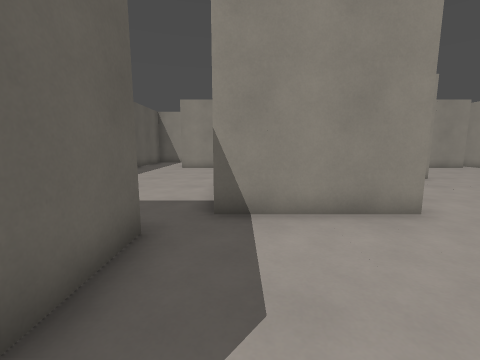
View 1 (above)

24 first-person views from a walk through a Godot game level. The camera is 1.3 m above the floor, tilts 8° down and sees 90° across. The floor is counted in squares, 1 m on a side. Each view is taken from the middle of a square. On the plan, view 1 faces up. The plan holds only what a view shows up to about 12 squares ahead; the rest is blank. Surface patterns are stand-ins for the level's own textures.

View 2
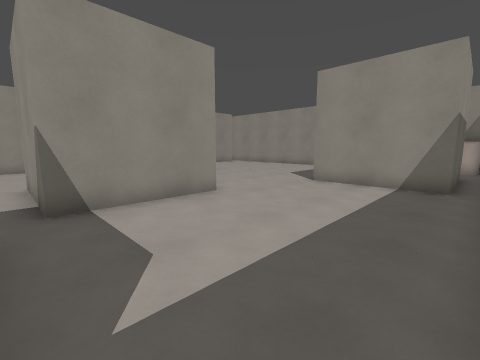

View 3
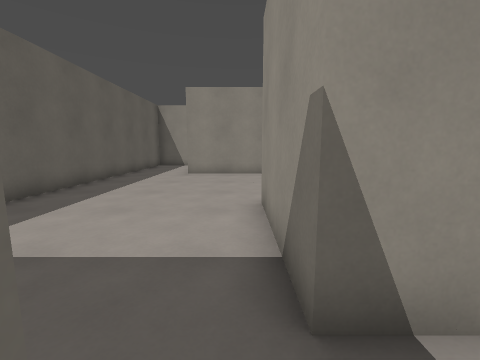

View 4
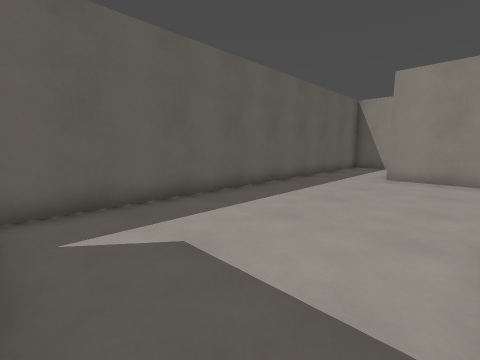

View 5
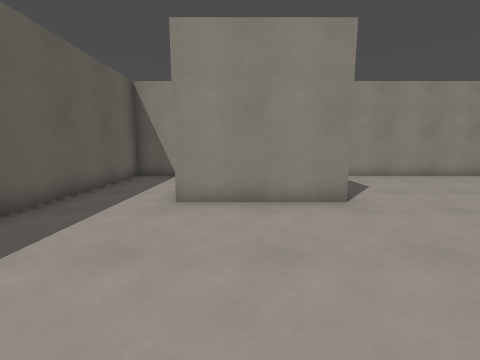

View 6
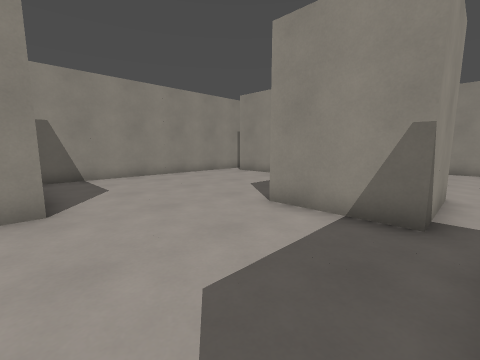

View 7
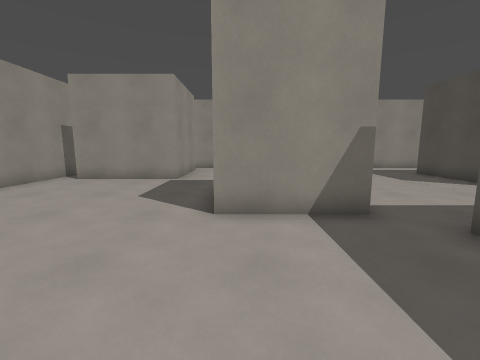

View 8
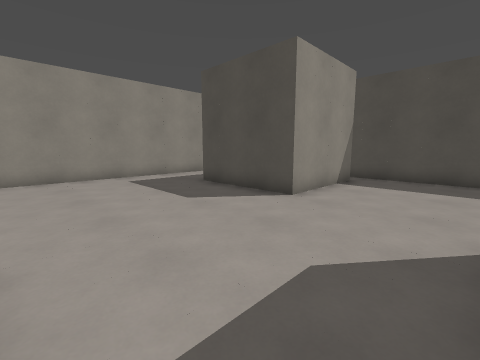

View 9
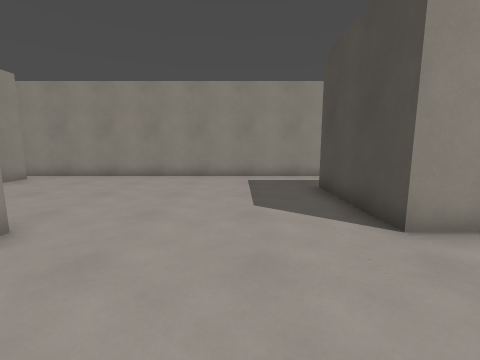

View 10
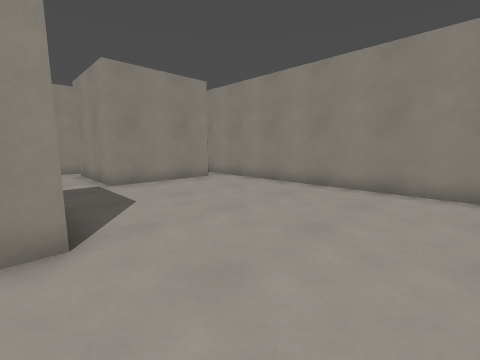

View 11
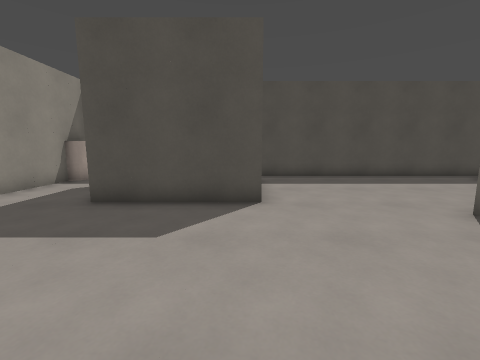

View 12
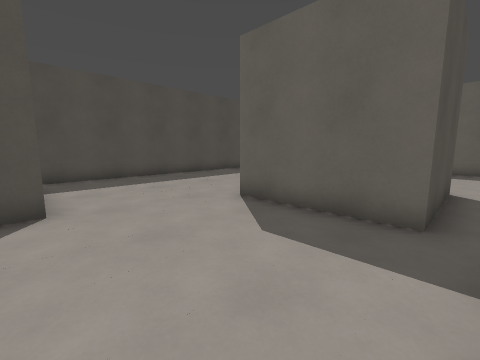

View 13
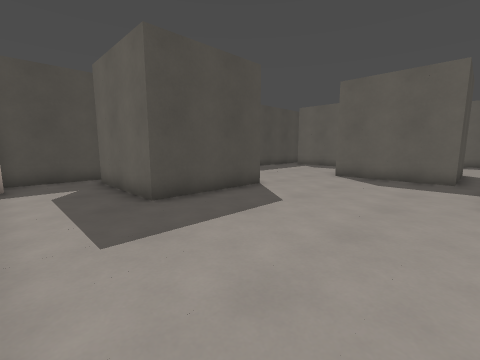

View 14
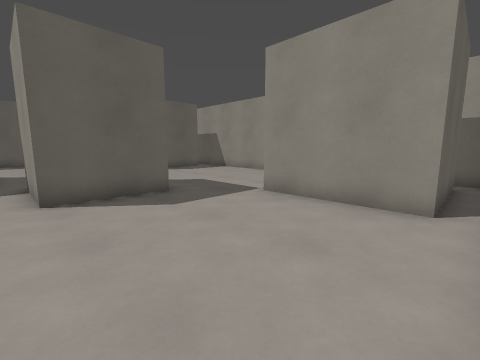

View 15
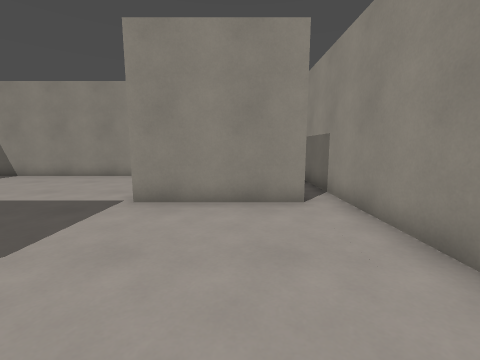

View 16
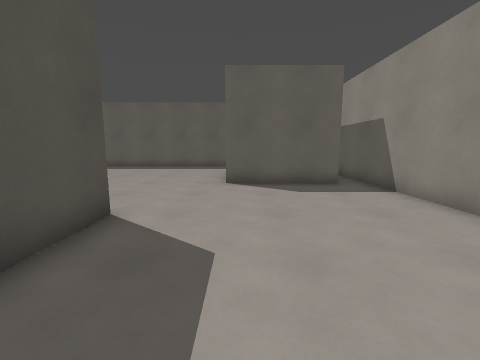

View 17
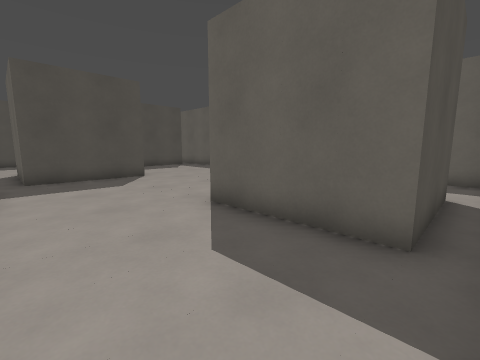

View 18
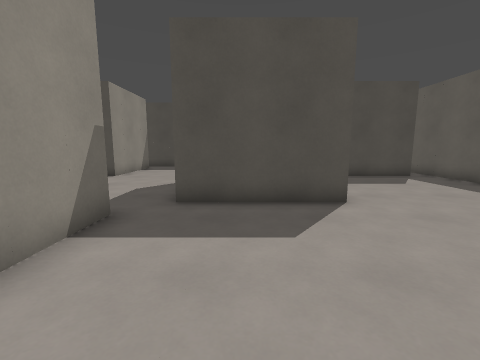

View 19
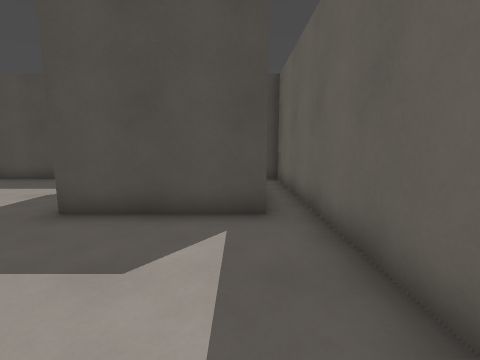

View 20
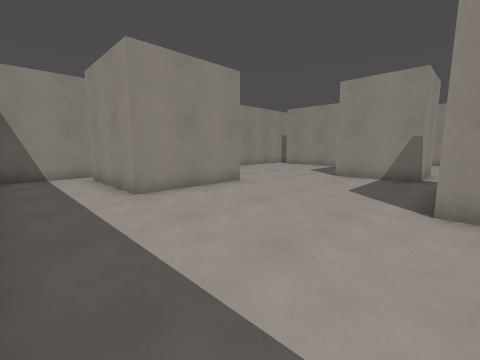

View 21
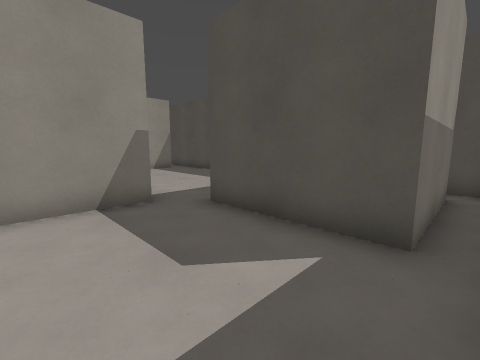

View 22
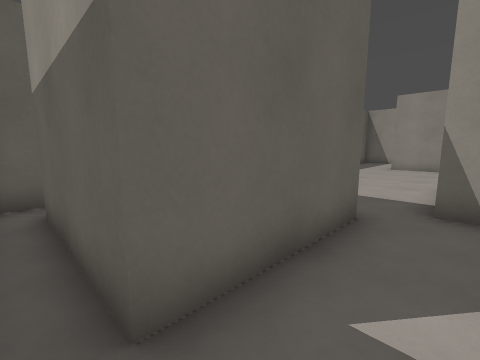

View 23
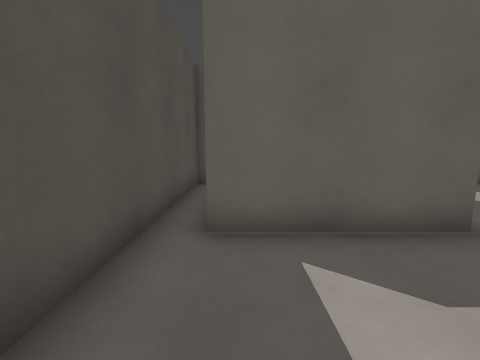

View 24
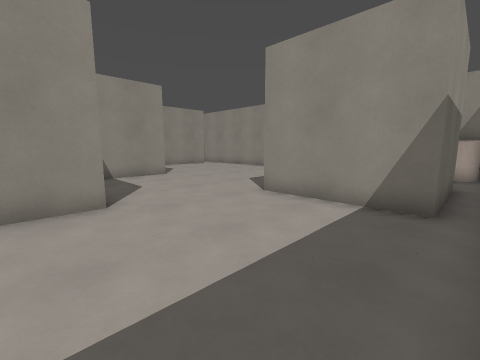

### Floor plan
Points are (right, up) in squares from view 1. A wall is a line through its corners. A room is listed if a view was taken in it or the views show most of it. See-through windows are left out.
Room 1 (views 1, 2, 3, 4, 5, 6, 7, 8, 9, 10, 11, 12, 13, 14, 15, 16, 17, 18, 19, 20, 21, 22, 23, 24)
walls: (3.5, 8.5) (3.5, 4.5) (-0.5, 4.5) (-0.5, 8.5) (3.5, 8.5); (7.5, 12.6) (7.5, 9.5) (4.5, 9.5) (4.5, 12.5) (6.6, 12.5); (0.5, 14.5) (-3.5, 14.5) (-3.5, 18.5) (0.5, 18.5) (0.5, 14.5); (7.5, 3.5) (11.5, 3.5) (11.5, -0.5) (7.5, -0.5) (7.5, 3.5); (-1.5, 3.5) (-1.5, -0.5) (-5.5, -0.5) (-5.5, 3.5) (-1.5, 3.5); (13.5, 14.5) (9.5, 14.5) (9.5, 18.5); (9.5, 19.5) (-6.5, 19.5) (-6.5, -1.5) (7.9, -1.5); (11.1, -1.5) (14, -1.5); (14.5, -0.5) (14.5, 14.5)
ways out: opening at (10, 19); opening at (14, 15)
objects: other object (14, -1) to (15, 0)

Where each view was taken, in squares from view 1:
view 1: 0 up, 0 right, facing up
view 2: 1 down, 1 left, facing up-right
view 3: 3 up, 1 left, facing up
view 4: 4 up, 1 left, facing up-left
view 5: 9 up, 2 left, facing up
view 6: 9 up, 0 right, facing up-right
view 7: 12 up, 0 right, facing right
view 8: 9 up, 4 right, facing down-right
view 9: 6 up, 4 right, facing right
view 10: 6 up, 7 right, facing up-right
view 11: 9 up, 8 right, facing down
view 12: 9 up, 8 right, facing down-left
view 13: 9 up, 14 right, facing down-left
view 14: 9 up, 14 right, facing up-left
view 15: 9 up, 12 right, facing up
view 16: 15 up, 9 right, facing left
view 17: 19 up, 4 right, facing down-left
view 18: 14 up, 2 right, facing down
view 19: 8 up, 5 left, facing down
view 20: 8 up, 6 left, facing up-right
view 21: 7 up, 6 left, facing down-right
view 22: 1 down, 0 right, facing up-left
view 23: 0 up, 2 right, facing left
view 24: 1 down, 2 right, facing up-right
